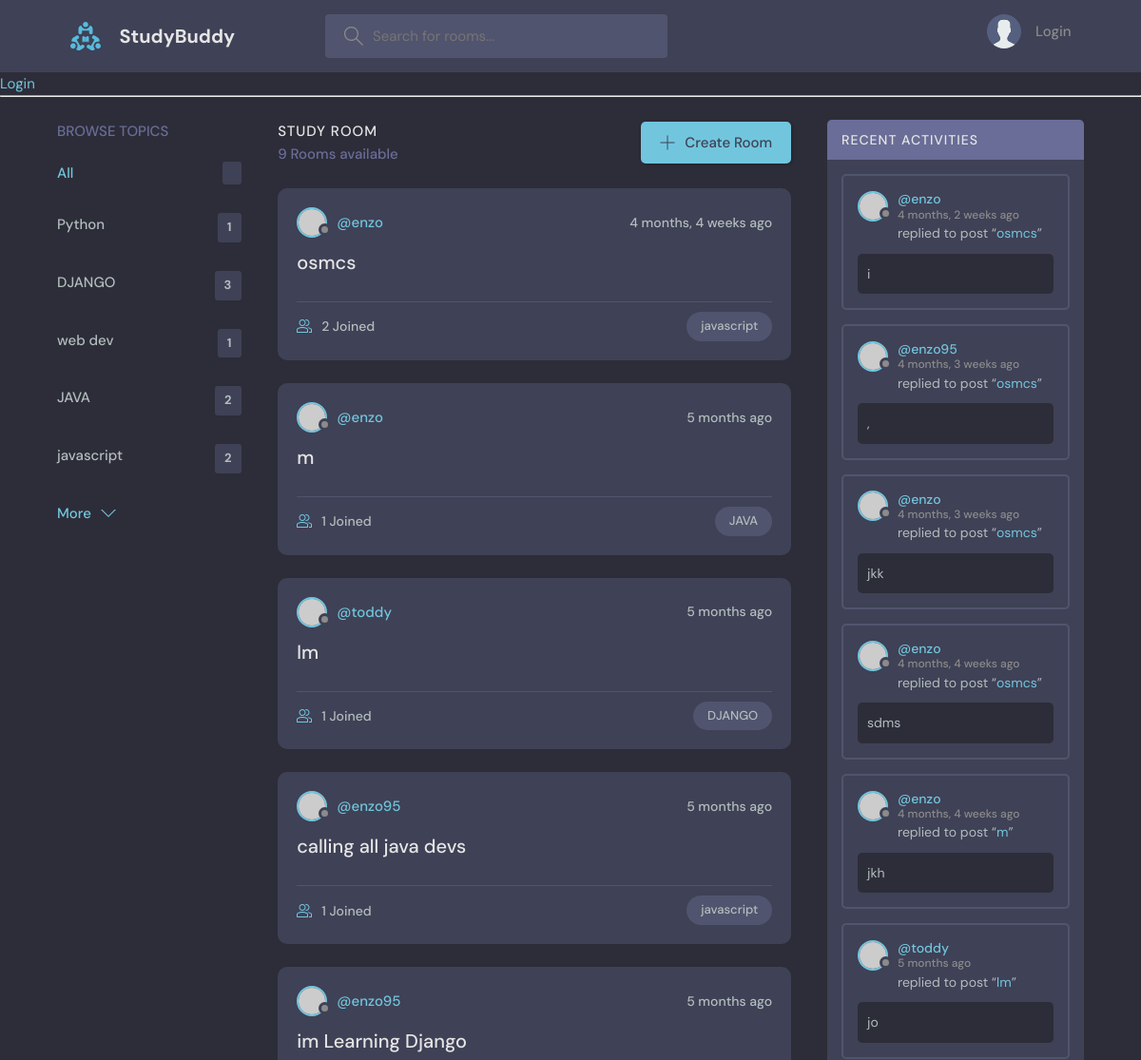
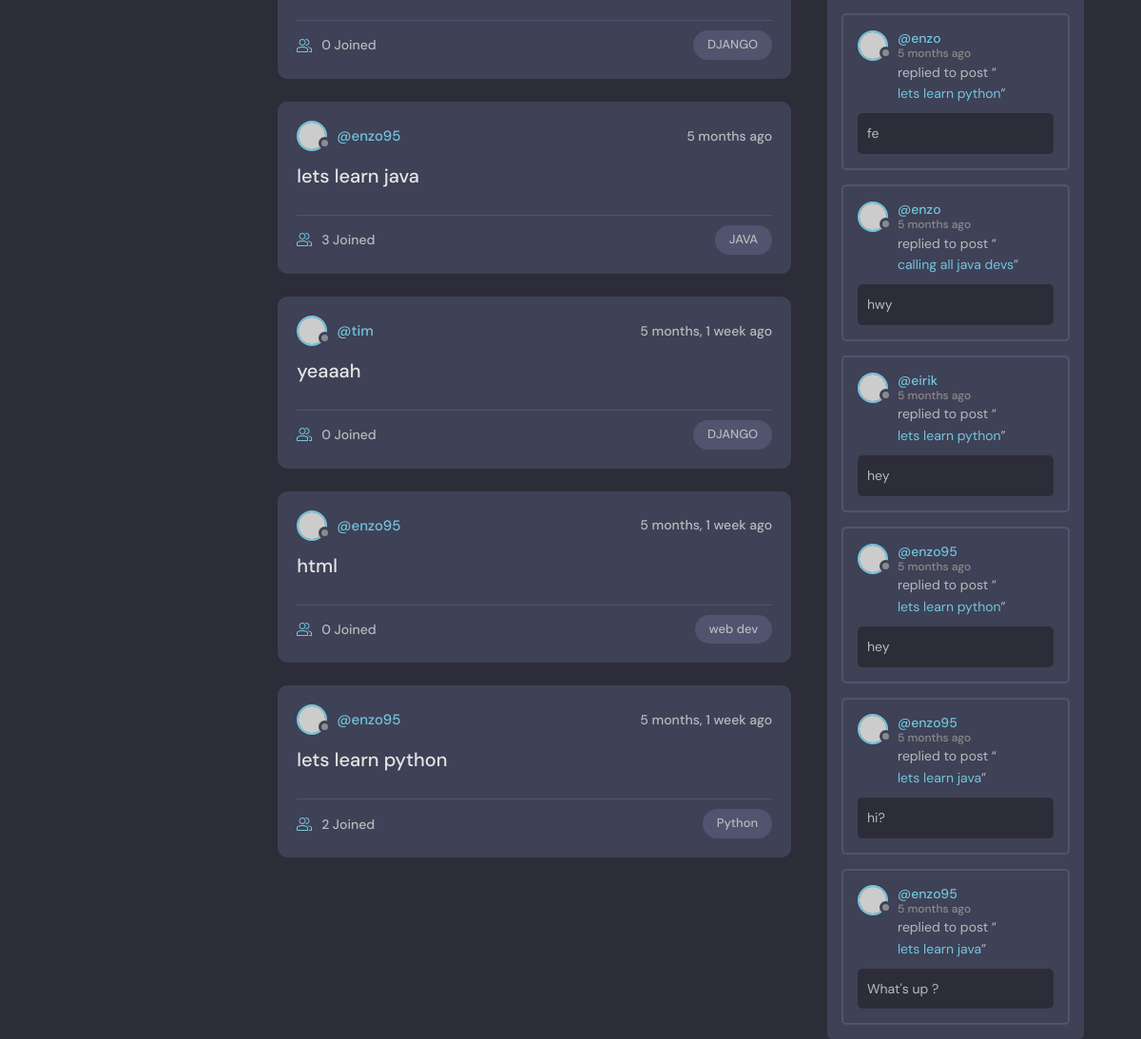
The page / on the database its author committed (2 pictures, top to bottom).
### base/models.py (models this page shows, shortened)
class Topic(models.Model):
    name = models.CharField(max_length=200)

class Room(models.Model):
    host = models.ForeignKey(User, on_delete=models.SET_NULL, null=True)
    topic = models.ForeignKey(Topic, on_delete=models.SET_NULL, null=True)
    name = models.CharField(max_length=200)
    description = models.TextField(null=True, blank=True)
    participants = models.ManyToManyField(User, related_name='participants', blank=True)
    updated = models.DateTimeField(auto_now=True)
    created = models.DateTimeField(auto_now_add=True)
    class Meta:
        ordering = ['-updated', '-created']
    def __str__(self):
        return self.name

class Message(models.Model):
    user = models.ForeignKey(User, on_delete=models.CASCADE)
    room = models.ForeignKey(Room, on_delete=models.CASCADE)
    body = models.TextField()
    updated = models.DateTimeField(auto_now=True)
    created = models.DateTimeField(auto_now_add=True)
    class Meta:
        ordering = ['-updated', '-created']

### base/views.py (the view)
def home(request):
    q = request.GET.get('q') if request.GET.get('q') != None else ''
    topics = Topic.objects.all()[0:5]
    rooms = Room.objects.filter(
        Q(topic__name__icontains=q ) |
        Q(name__icontains=q) |
        Q(description__icontains=q)
    )
    room_count = rooms.count()
    room_messages = Message.objects.filter(Q(room__topic__name__icontains=q))
    context = {'rooms': rooms, 'topics': topics,
                'room_count': room_count, 'room_messages': room_messages }
    return render(request, 'base/home.html', context )

### base/templates/base/home.html (shortened to what this page needs)
{% extends 'main.html' %}
{% block content %}
    <main class="layout layout--3">
      <div class="container">
        {% include 'base/topics_components.html' %}
        <div class="roomList">
          <div class="roomList__header">
            <div>
              <h2>Study Room</h2>
              <p>{{room_count}} Rooms available</p>
            </div>
            <a class="btn btn--main" href="{% url 'create-room' %}">
              <svg version="1.1" xmlns="http://www.w3.org/2000/svg" width="32" height="32" viewBox="0 0 32 32">
                <title>add</title>
                <path
                  d="M16.943 0.943h-1.885v14.115h-14.115v1.885h14.115v14.115h1.885v-14.115h14.115v-1.885h-14.115v-14.115z"
                ></path>
              </svg>
              Create Room
            </a>
        </div>
          {% include 'base/feed_component.html' %}
        </div>
          {% include 'base/activity_component.html' %}
      </div>
    </main>
{% endblock  %}

### base/templates/base/topics_components.html
 <div class="topics">
    <div class="topics__header">
      <h2>Browse Topics</h2>
    </div>
    <ul class="topics__list">
      <li>
        <a href="{% url 'home' %}" class="active">All <span>{{topic.room_set.all.count}}</span></a>
      </li>
      {% for topic in topics %}
      <li>
        <a href="{% url 'home' %}?q={{topic.name}}">{{topic.name}} <span>{{topic.room_set.all.count}}</span></a>
      </li>
      {% endfor %}
    </ul>
    <a class="btn btn--link" href="{% url 'topics' %}">
      More
      <svg version="1.1" xmlns="http://www.w3.org/2000/svg" width="32" height="32" viewBox="0 0 32 32">
        <title>chevron-down</title>
        <path d="M16 21l-13-13h-3l16 16 16-16h-3l-13 13z"></path>
      </svg>
    </a>
  </div>

### base/templates/base/feed_component.html (shortened to what this page needs)
{% for room in rooms %}
<div class="roomListRoom">
    <div class="roomListRoom__header">
      <a href="{%  url 'user-profile' room.host.id %}" class="roomListRoom__author">
        <div class="avatar avatar--small">
          <img src="https://randomuser.me/api/portraits/women/11.jpg" />
        </div>
        <span>@{{room.host.username}}</span>
      </a>
      <div class="roomListRoom__actions">
        <span>{{room.created|timesince}} ago</span>
      </div>
    </div>
    <div class="roomListRoom__content">
      <a href="{% url 'room' room.id %}">{{room.name}}</a>
    </div>
    <div class="roomListRoom__meta">
      <a href="{% url 'room' room.id %}" class="roomListRoom__joined">
        {{room.participants.all.count}} Joined
      </a>
      <p class="roomListRoom__topic">{{room.topic.name}}</p>
    </div>
  </div>
{% endfor %}

### base/templates/base/activity_component.html (shortened to what this page needs)
<div class="activities">
    <div class="activities__header">
      <h2>Recent Activities</h2>
    </div>
    {% for message in room_messages %}
        <div class="activities__box">
        <div class="activities__boxHeader roomListRoom__header">
            <a href="{%url 'user-profile' message.user.id%}" class="roomListRoom__author">
            <div class="avatar avatar--small">
                <img src="https://randomuser.me/api/portraits/women/11.jpg" />
            </div>
            <p>
                @{{message.user}}
                <span>{{message.created|timesince}} ago</span>
            </p>
            </a>
        </div>
        <div class="activities__boxContent">
            <p>replied to post “<a href="{% url 'room' message.room.id %}">{{message.room}}</a>”</p>
            <div class="activities__boxRoomContent">
                {{message.body}}
            </div>
        </div>
        </div>
    {% endfor %}
</div>

### rows shown on the page
Topic: name "Python", room_set.all.count "1"
Topic: name "DJANGO", room_set.all.count "3"
Topic: name "web dev", room_set.all.count "1"
Topic: name "JAVA", room_set.all.count "2"
Topic: name "javascript", room_set.all.count "2"
Room: host.username "enzo", created "4 months, 4 weeks", name "osmcs", participants.all.count "2", topic.name "javascript"
Room: host.username "enzo", created "5 months", name "m", participants.all.count "1", topic.name "JAVA"
Room: host.username "toddy", created "5 months", name "lm", participants.all.count "1", topic.name "DJANGO"
Room: host.username "enzo95", created "5 months", name "calling all java devs", participants.all.count "1", topic.name "javascript"
Room: host.username "enzo95", created "5 months", name "im Learning Django", participants.all.count "0", topic.name "DJANGO"
Room: host.username "enzo95", created "5 months", name "lets learn java", participants.all.count "3", topic.name "JAVA"
Room: host.username "tim", created "5 months, 1 week", name "yeaaah", participants.all.count "0", topic.name "DJANGO"
Room: host.username "enzo95", created "5 months, 1 week", name "html", participants.all.count "0", topic.name "web dev"
Room: host.username "enzo95", created "5 months, 1 week", name "lets learn python", participants.all.count "2", topic.name "Python"
Message: user "enzo", created "4 months, 2 weeks", room "osmcs", body "i"
Message: user "enzo95", created "4 months, 3 weeks", room "osmcs", body ","
Message: user "enzo", created "4 months, 3 weeks", room "osmcs", body "jkk"
Message: user "enzo", created "4 months, 4 weeks", room "osmcs", body "sdms"
Message: user "enzo", created "4 months, 4 weeks", room "m", body "jkh"
Message: user "toddy", created "5 months", room "lm", body "jo"
Message: user "enzo", created "5 months", room "lets learn python", body "fe"
Message: user "enzo", created "5 months", room "calling all java devs", body "hwy"
Message: user "eirik", created "5 months", room "lets learn python", body "hey"
Message: user "enzo95", created "5 months", room "lets learn python", body "hey"
Message: user "enzo95", created "5 months", room "lets learn java", body "hi?"
Message: user "enzo95", created "5 months", room "lets learn java", body "What's up ?"

### other values the page prints
{{ room_count }} "9"
